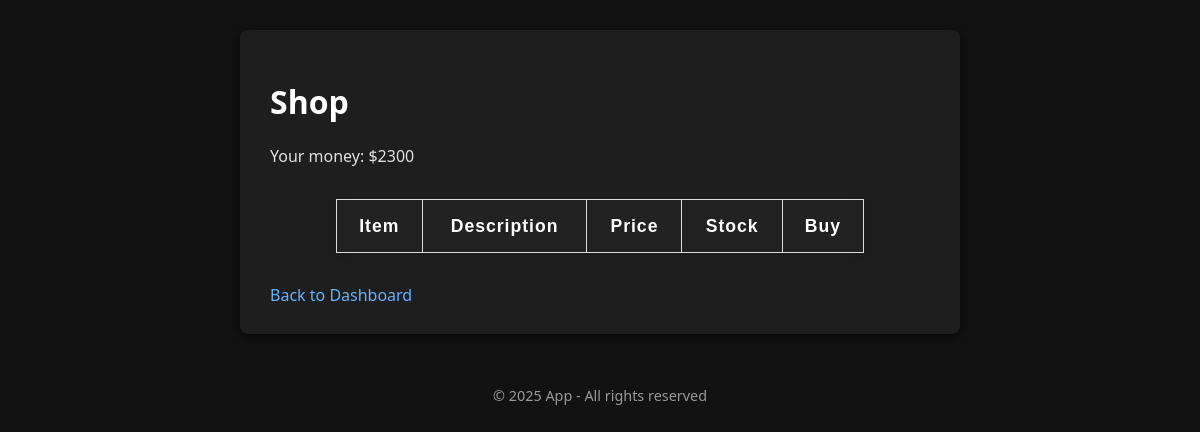
Before: /shop (signed in) with the older database file.
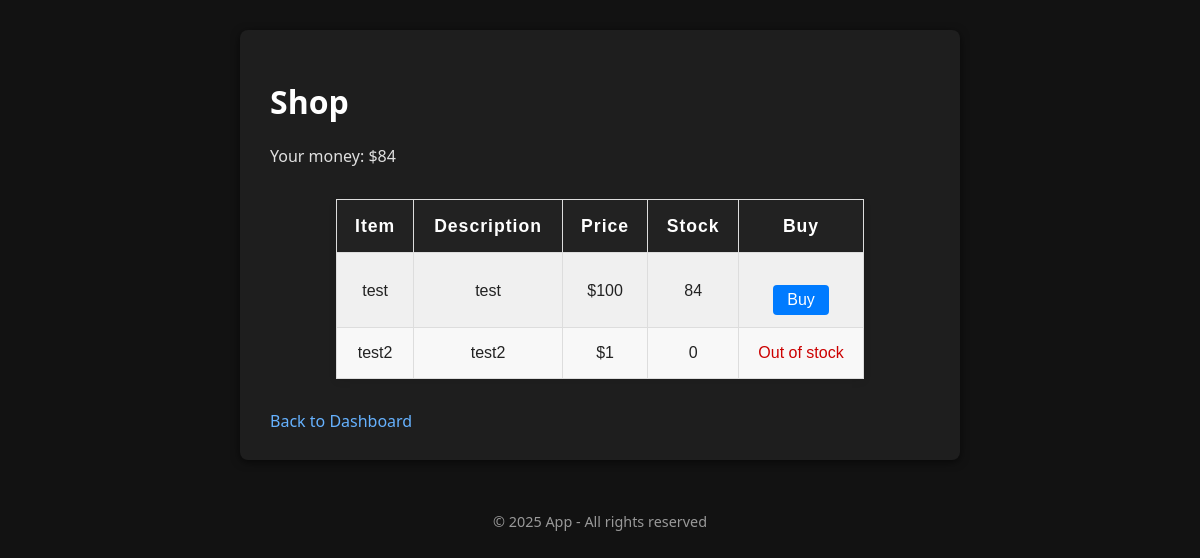
After: the same page with the newer database file.
### app.py (models this page shows, shortened)
class User(db.Model, UserMixin):
    __tablename__ = 'user'
    id = db.Column(db.Integer, primary_key=True)
    username = db.Column(db.String(150), unique=True, nullable=False)
    password_hash = db.Column(db.String(150), nullable=False)
    crew_id = db.Column(db.Integer, db.ForeignKey('crew.id'), nullable=True)
    xp = db.Column(db.Integer, default=0)
    level = db.Column(db.Integer, default=1)
    money = db.Column(db.Integer, default=0)
    last_seen = db.Column(db.DateTime, default=datetime.utcnow)
    last_earned = db.Column(db.DateTime, default=None, nullable=True)

class ShopItem(db.Model):
    id = db.Column(db.Integer, primary_key=True)
    name = db.Column(db.String(64), nullable=False)
    description = db.Column(db.String(256))
    price = db.Column(db.Integer, nullable=False)
    stock = db.Column(db.Integer, nullable=False, default=0)

### app.py (the view, shortened to what this page needs)
@app.route('/shop', methods=['GET', 'POST'])
@login_required
def shop():
    items = ShopItem.query.all()
    message = None
    return render_template('shop.html', items=items, message=message)

### app.py (called while the page is built)
@app.before_request
def update_last_seen():
    if current_user.is_authenticated:
        current_user.last_seen = datetime.utcnow()
        db.session.commit()

@login_manager.user_loader
def load_user(user_id):
    return User.query.get(int(user_id))

### templates/shop.html (shortened to what this page needs)
{% extends "base.html" %}
{% block content %}
<h1>Shop</h1>
<p>Your money: ${{ current_user.money }}</p>
<table class="shop-table">
  <tr>
    <th>Item</th>
    <th>Description</th>
    <th>Price</th>
    <th>Stock</th>
    <th>Buy</th>
  </tr>
  {% for item in items %}
  <tr>
    <td>{{ item.name }}</td>
    <td>{{ item.description }}</td>
    <td>${{ item.price }}</td>
    <td>{{ item.stock }}</td>
    <td>
      {% if item.stock > 0 %}
      <form method="post">
        <button type="submit">Buy</button>
      </form>
      {% else %}
      <span style="color: #c00;">Out of stock</span>
      {% endif %}
    </td>
  </tr>
  {% endfor %}
</table>
<a href="{{ url_for('dashboard') }}">Back to Dashboard</a>
{% endblock %}

### templates/base.html (shortened to what this page needs)
<!DOCTYPE html>
<html lang="en">
<head>
</head>
<body>
  <main>
    {% block content %}{% endblock %}
  </main>
  <footer>
    &copy; {{ current_year if current_year else "2025" }} App - All rights reserved
  </footer>
</body>
</html>

### templates/base.html (style rules this page uses)
* { box-sizing: border-box; }
body { font-family: 'Segoe UI', Tahoma, Geneva, Verdana, sans-serif; background: #121212; color: #e0e0e0; margin: 0; padding: 0; line-height: 1.6; min-height: 100vh; display: flex; flex-direction: column; align-items: center; }
main { width: 100%; max-width: 720px; background: #1e1e1e; margin: 30px 0px; padding: 25px 30px; box-shadow: 0 2px 8px rgba(0, 0, 0, 0.6); border-radius: 8px; }
h1, h2, h3 { color: #ffffff; margin-bottom: 15px; }
a { color: #66b2ff; text-decoration: none; transition: color 0.3s ease; }
form { margin-top: 20px; }
button { background-color: #ffae00; color: white; border: none; padding: 5px 12px; border-radius: 5px; font-size: 1rem; cursor: pointer; transition: background-color 0.3s ease; }
footer { margin: 20px 0 40px 0; font-size: 0.9rem; color: #999; }

### templates/shop.html (style rules this page uses)
.shop-table { width: 80%; margin: 30px auto; border-collapse: collapse; font-family: Arial, sans-serif; background: #f8f8f8; box-shadow: 0 2px 8px rgba(0,0,0,0.08); }
.shop-table th, .shop-table td { border: 1px solid #ddd; color: #222; padding: 12px 16px; text-align: center; }
.shop-table th { background: #222; color: #ffffff; font-size: 1.1em; letter-spacing: 1px; }
.shop-table tr:nth-child(even) { background: #f0f0f0; }
.shop-table button { background: #007bff; color: #fff; border: none; padding: 6px 14px; border-radius: 4px; cursor: pointer; transition: background 0.2s; }

Changed rows visible on the page:
changed User: money "2300" → "84"
added ShopItem: name "test", description "test", price "100", stock "84"
added ShopItem: name "test2", description "test2", price "1", stock "0", shows "Out of stock"
